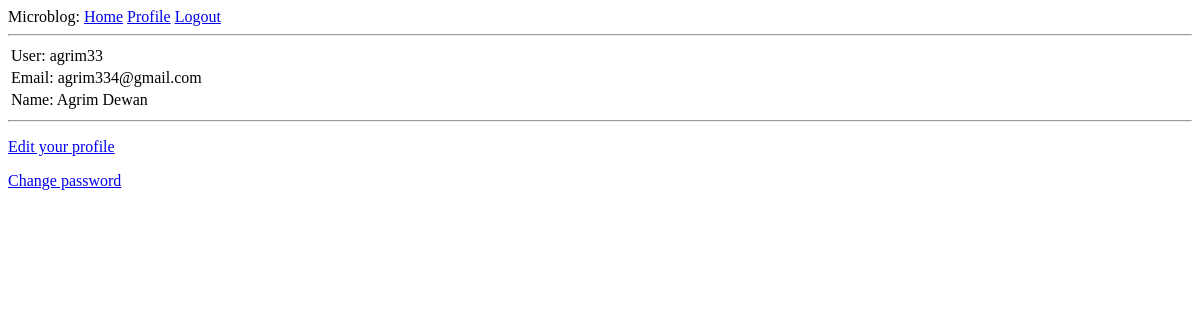
/user/agrim33 (signed in), run on an earlier commit of the app's database.
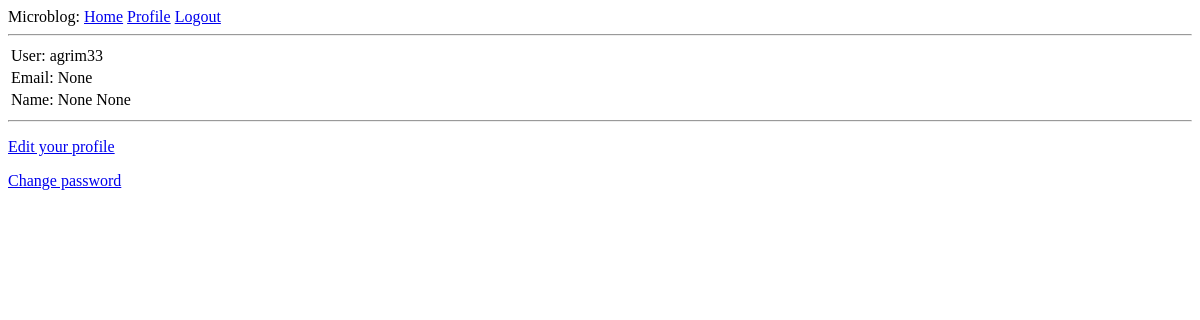
And on a later commit of the database.
### app/models.py (models this page shows, shortened)
class User(UserMixin,db.Model):
	id = db.Column(db.Integer, primary_key=True)
	username = db.Column(db.String(64), index=True, unique=True)
	email = db.Column(db.String(120), index=True, unique=True)
	fname = db.Column(db.String(64), index=True)
	lname = db.Column(db.String(64), index=True)
	password_hash = db.Column(db.String(128))

### app/routes.py (the view)
@APP.route('/user/<username>')
@login_required
def user(username):
	user = User.query.filter_by(username=username).first_or_404()
	return render_template('user.html', user=user)

### app/models.py (called while the page is built)
@login.user_loader
def load_user(id):
	return User.query.get(int(id))

### app/templates/user.html
{% extends "base.html" %}
{% block content %}
	<table>
		<tr valign="top">
			<td>User: {{ user.username }} </td>
		</tr>
		<tr>
			<td>Email: {{ user.email }} </td>
		</tr>
		<tr>
			<td>Name: {{ user.fname }} {{user.lname }} </td>
		</tr>
	</table>
	<hr>
	{% if user == current_user %}
		<p><a href="{{ url_for('edit_profile') }}">Edit your profile</a></p>
		<p><a href="{{ url_for('change_password') }}">Change password</a></p>
	{% endif %}
{% endblock %}

### app/templates/base.html (shortened to what this page needs)
<html>
	<head>
	</head>
	<body>
	<div>
	Microblog:
		<a href="{{ url_for('index') }}">Home</a>
		{% if current_user.is_anonymous %}
			<a href="{{ url_for('login') }}">Login</a>
			<a href="{{ url_for('loginstud') }}">Login as Student</a>
			<a href="{{ url_for('loginprof') }}">Login as Faculty</a>
			<a href="{{ url_for('loginTA') }}">Login as TA</a>
		{% else %}
			<a href="{{ url_for('user', username=current_user.username) }}">Profile</a>
			<a href="{{ url_for('logout') }}">Logout</a>
		{% endif %}
	</div>
	<hr>
			{% block content %}
			{% endblock %}
	</body>
</html>

What changed in the data, as far as the page shows it:
changed User "agrim33": email "agrim334@gmail.com" → "None"; fname "Agrim" → "None"; lname "Dewan" → "None"
